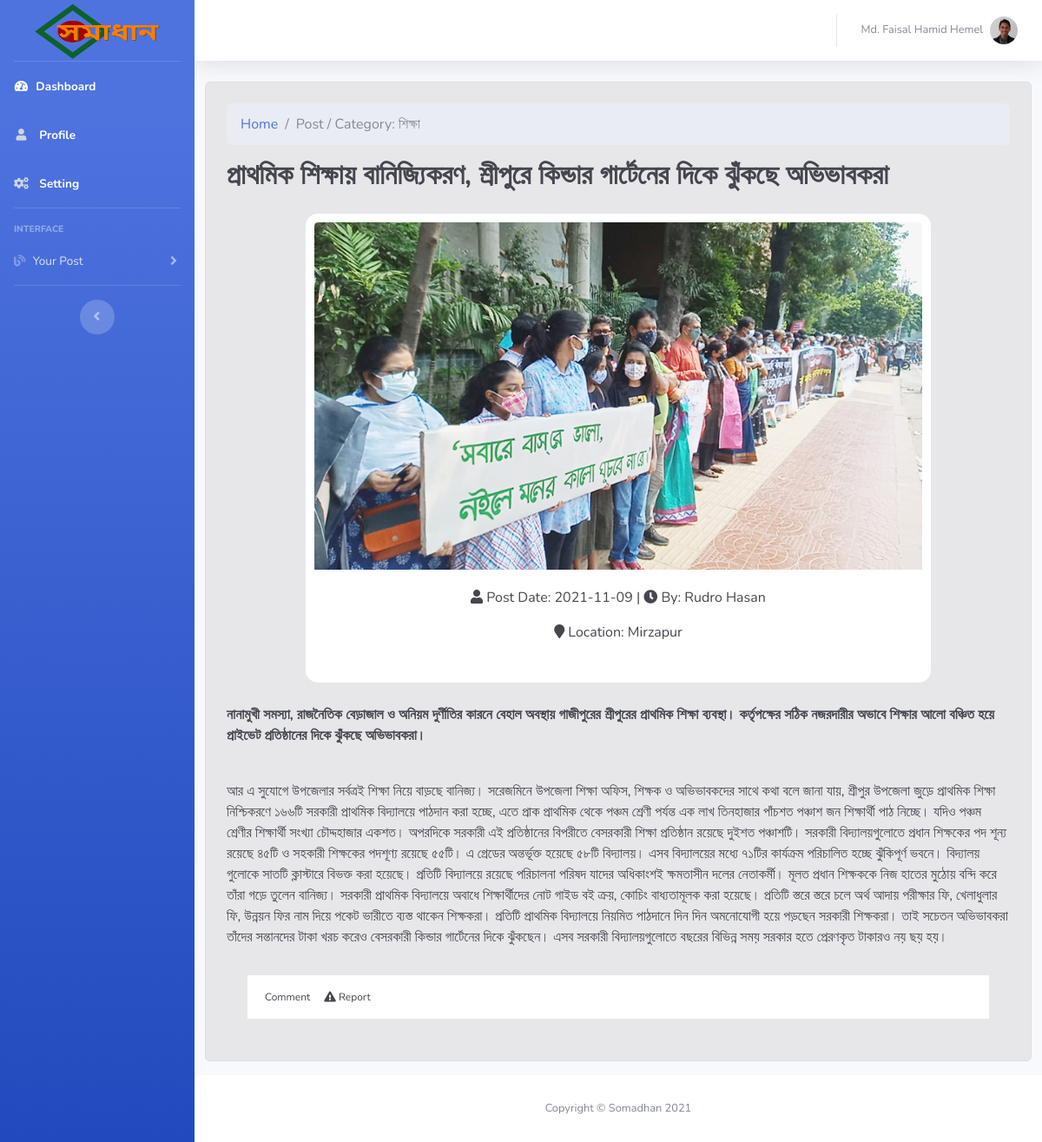
Page /user/viewfullpost.php?view_post=19 (signed in) on the committed database.
### tables this page shows
CREATE TABLE `blog` (
  `post_id` int(5) NOT NULL,
  `post_title` varchar(255) NOT NULL,
  `long_title` mediumtext NOT NULL,
  `post_desc` mediumtext NOT NULL,
  `post_thumb` mediumtext NOT NULL,
  `location` varchar(255) NOT NULL,
  `post_date` date NOT NULL,
  `post_author` varchar(255) NOT NULL,
  `aut_id` int(11) NOT NULL,
  `post_category` varchar(255) NOT NULL,
  `post_status` varchar(255) NOT NULL
);

### user/viewfullpost.php (the view, shortened to what this page needs)
<?php include "inc/header.php"; ?>
<?php
	if (isset($_GET['view_post'])) {
		$view_post = $_GET['view_post'];
		$query = "SELECT * FROM blog WHERE post_id = '$view_post'";
	    $select_post = mysqli_query($connection, $query);
	    while ( $row = mysqli_fetch_assoc($select_post) )
	    {
	      $post_id          = $row['post_id'];
	      $post_title       = $row['post_title'];
	      $long_title       = $row['long_title'];
	      $post_desc        = $row['post_desc'];
	      $post_thumb       = $row['post_thumb'];
	      $post_date        = $row['post_date'];
	      $location      	= $row['location'];
	      $post_author      = $row['post_author'];
	      $post_category    = $row['post_category'];
	    }
	}
?>
<?php
    if (empty($view_post)) {
        echo '<div class="alert alert-warning mb-5" style="width: 600px;margin: 0 auto; margin-top: 60px;border-radius: 10px;">No! Post Selected</div>';
    }
    else{
?>
<?php
	if (empty($post_id)) {
		echo '<div class="alert alert-warning mb-5" style="width: 600px;margin: 0 auto; margin-top: 60px;border-radius: 10px;">This post is Missing!</div>';
	}
	else{
?>
	<div class="container">
		<div class="row">
			<div class="alert alert-secondary p-4" role="alert">
			  <nav aria-label="breadcrumb">
				  <ol class="breadcrumb">
				    <li class="breadcrumb-item"><a href="../?activeUs=activeUs">Home</a></li>
				    <li class="breadcrumb-item active" aria-current="page">Post / Category: <?php echo $post_category; ?></li>
				  </ol>
			  </nav>
			  <div class="pb-3">
			  	<h2><b><?php echo $post_title; ?></b></h2>
			  </div>
			  <center>
			  	<div class="card fulpstimg">
				  <img class="card-img-top" src="img/posts/<?php echo $post_thumb; ?>" alt="Card image cap">
				  <div class="card-body">
				    <p class="card-text"><i class="fas fa-user"></i> Post Date: <?php echo $post_date; ?> | <i class="fas fa-clock"></i> By: <?php echo $post_author; ?></p>
				    <p><i class="fas fa-map-marker"></i> Location: <?php echo $location; ?></p>
				  </div>
				</div>
			  </center>
			  <div class="py-4">
			  	<p class="long_title"><b><?php echo $long_title; ?></b></p>
			  </div>
			  <div class="pb-2">
			  	<p class="long_title"><?php echo $post_desc; ?></p>
			  </div>
				<div class="container mt-2 mb-4">
				    <div class="d-flex justify-content-center row">
				        <div class="col-md-12">
				            <div class="d-flex flex-column comment-section" id="myGroup">
				                <div class="bg-white p-2">
				                    <div class="d-flex flex-row fs-12">
				                        <div class="like p-2 cursor action-collapse" data-toggle="collapse" aria-expanded="true" aria-controls="collapse-1" href="#collapse-1"><i class="fa fa-commenting-o"></i><span class="ml-1">Comment</span></div>
				                        <?php
				                              $userIdd = $id;
				                              $autId = '';
				                              $blogId = '';
											  if ( ($autId == $userIdd) && ($blogId == $post_id)) { ?>
												<div class="like p-2 cursor text-right text-danger" ><i class="fas fa-exclamation-triangle"></i><span class="mr-1"> Reported</span></div>
											<?php  } else{ ?>
												<div class="like p-2 cursor text-right" data-toggle="modal" data-target="#exampleModal"><i class="fas fa-exclamation-triangle"></i><span class="mr-1"> Report</span></div>
											<?php }
				                         ?>
				                    </div>
				                </div>
				            </div>
				        </div>
				    </div>
				</div>
			</div>
		</div>
	</div>
<?php } ?>
<?php } ?>
<?php include "inc/footer.php"; ?>

### user/css/style.css (style rules this page uses)
.fulpstimg { text-align: center; width: 80%; height: 70%; padding: 10px; border-radius: 15px; }
.fs-12 { font-size: 12px }
.cursor { cursor: pointer }

### rows in the picture
blog: post_category "শিক্ষা", post_title "প্রাথমিক শিক্ষায় বানিজ্যিকরণ, শ্রীপুরে কিন্ডার গার্টেনের দিকে ঝুঁকছে অভিভাবকরা", post_thumb (picture), post_date "2021-11-09", post_author "Rudro Hasan", location "Mirzapur", long_title "নানামুখী সমস্যা, রাজনৈতিক বেড়াজাল ও অনিয়ম দুর্ণীতির কারনে বেহাল অবস্থায় গাজীপুরের শ্রীপুরের প্রাথমিক শিক্ষা ব্যবস্থা। কর্তৃপক্ষের সঠিক নজরদারীর অভাবে শিক্ষার আলো বঞ্চিত হয়ে প্রাইভেট প্রতিষ্ঠানের দিকে ঝুঁকছে অভিভাবকরা।", post_desc "আর এ সুযোগে উপজেলার সর্বত্রই শিক্ষা নিয়ে বাড়ছে বানিজ্য। সরেজমিনে উপজেলা শিক্ষা অফিস, শিক্ষক ও অভিভাবকদের সাথে কথা বলে জানা যায়, শ্রীপুর উপজেলা জুড়ে প্রাথমিক শিক্ষা নিশ্চিকরণে ১৬৬টি সরকারী প্রাথমিক বিদ্যালয়ে পাঠদান করা হচ্ছে, এতে প্রাক প্রাথমিক থেকে পঞ্চম শ্রেণী পর্যন্ত এক লাখ তিনহাজার পাঁচশত পঞ্চাশ জন শিক্ষার্থী পাঠ নিচ্ছে। যদিও পঞ্চম শ্রেণীর শিক্ষার্থী সংখ্যা চৌদ্দহাজার একশত। অপরদিকে সরকারী এই প্রতিষ্ঠানের বিপরীতে বেসরকারী শিক্ষা প্রতিষ্ঠান রয়েছে দুইশত পঞ্চাশটি। সরকারী বিদ্যালয়গুলোতে প্রধান শিক্ষকের পদ শূন্য রয়েছে ৪৫টি ও সহকারী শিক্ষকের পদশূণ্য রয়েছে ৫৫টি। এ গ্রেডের অন্তর্ভূক্ত হয়েছে ৫৮টি বিদ্যালয়। এসব বিদ্যালয়ের মধ্যে ৭১টির কার্যক্রম পরিচালিত হচ্ছে ঝুঁকিপূর্ণ ভবনে। বিদ্যালয় গুলোকে সাতটি…"

### other values in the picture
$_SESSION['fullname'] "Md. Faisal Hamid Hemel"
